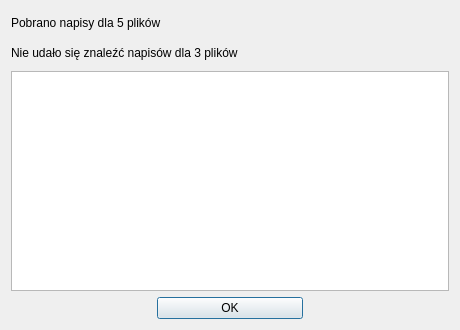
<?xml version="1.0" encoding="UTF-8"?>
<ui version="4.0">
 <class>frmSummary</class>
 <widget class="QDialog" name="frmSummary">
  <property name="windowModality">
   <enum>Qt::WindowModal</enum>
  </property>
  <property name="geometry">
   <rect>
    <x>0</x>
    <y>0</y>
    <width>460</width>
    <height>330</height>
   </rect>
  </property>
  <property name="sizePolicy">
   <sizepolicy hsizetype="Expanding" vsizetype="Preferred">
    <horstretch>0</horstretch>
    <verstretch>0</verstretch>
   </sizepolicy>
  </property>
  <property name="minimumSize">
   <size>
    <width>460</width>
    <height>330</height>
   </size>
  </property>
  <property name="windowTitle">
   <string>QNapi - rezultat dopasowania napisów</string>
  </property>
  <property name="windowIcon">
   <iconset resource="../res/resources.qrc">
    <normaloff>:/icon/qnapi.png</normaloff>:/icon/qnapi.png</iconset>
  </property>
  <layout class="QVBoxLayout" name="verticalLayout">
   <item>
    <widget class="QLabel" name="lbSuccess">
     <property name="minimumSize">
      <size>
       <width>0</width>
       <height>24</height>
      </size>
     </property>
     <property name="text">
      <string>Pobrano napisy dla 5 plików</string>
     </property>
     <property name="textFormat">
      <enum>Qt::AutoText</enum>
     </property>
    </widget>
   </item>
   <item>
    <widget class="QLabel" name="lbFail">
     <property name="minimumSize">
      <size>
       <width>0</width>
       <height>24</height>
      </size>
     </property>
     <property name="text">
      <string>Nie udało się znaleźć napisów dla 3 plików</string>
     </property>
    </widget>
   </item>
   <item>
    <widget class="QListWidget" name="lwSummary">
     <property name="horizontalScrollBarPolicy">
      <enum>Qt::ScrollBarAlwaysOff</enum>
     </property>
     <property name="editTriggers">
      <set>QAbstractItemView::NoEditTriggers</set>
     </property>
     <property name="showDropIndicator" stdset="0">
      <bool>false</bool>
     </property>
     <property name="selectionMode">
      <enum>QAbstractItemView::NoSelection</enum>
     </property>
    </widget>
   </item>
   <item>
    <layout class="QHBoxLayout">
     <property name="topMargin">
      <number>0</number>
     </property>
     <item>
      <spacer>
       <property name="orientation">
        <enum>Qt::Horizontal</enum>
       </property>
       <property name="sizeHint" stdset="0">
        <size>
         <width>40</width>
         <height>20</height>
        </size>
       </property>
      </spacer>
     </item>
     <item>
      <widget class="QPushButton" name="pbOK">
       <property name="sizePolicy">
        <sizepolicy hsizetype="Expanding" vsizetype="Fixed">
         <horstretch>0</horstretch>
         <verstretch>0</verstretch>
        </sizepolicy>
       </property>
       <property name="text">
        <string>OK</string>
       </property>
      </widget>
     </item>
     <item>
      <spacer>
       <property name="orientation">
        <enum>Qt::Horizontal</enum>
       </property>
       <property name="sizeHint" stdset="0">
        <size>
         <width>40</width>
         <height>20</height>
        </size>
       </property>
      </spacer>
     </item>
    </layout>
   </item>
  </layout>
 </widget>
 <resources>
  <include location="../res/resources.qrc"/>
 </resources>
 <connections>
  <connection>
   <sender>pbOK</sender>
   <signal>clicked()</signal>
   <receiver>frmSummary</receiver>
   <slot>accept()</slot>
   <hints>
    <hint type="sourcelabel">
     <x>348</x>
     <y>308</y>
    </hint>
    <hint type="destinationlabel">
     <x>348</x>
     <y>164</y>
    </hint>
   </hints>
  </connection>
 </connections>
</ui>
